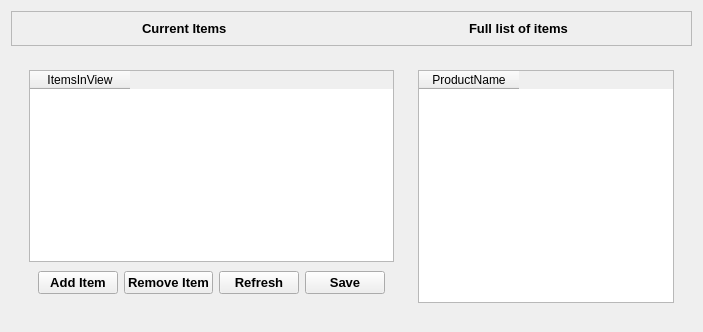
            <widget class="QWidget" name="EditItemsInViewPage">
             <layout class="QVBoxLayout" name="verticalLayout_27">
              <item>
               <widget class="QFrame" name="frame_21">
                <property name="font">
                 <font>
                  <pointsize>10</pointsize>
                 </font>
                </property>
                <property name="frameShape">
                 <enum>QFrame::StyledPanel</enum>
                </property>
                <property name="frameShadow">
                 <enum>QFrame::Raised</enum>
                </property>
                <layout class="QHBoxLayout" name="horizontalLayout_28">
                 <item alignment="Qt::AlignHCenter">
                  <widget class="QLabel" name="label_22">
                   <property name="font">
                    <font>
                     <pointsize>10</pointsize>
                     <weight>75</weight>
                     <bold>true</bold>
                    </font>
                   </property>
                   <property name="text">
                    <string>Current Items</string>
                   </property>
                  </widget>
                 </item>
                 <item alignment="Qt::AlignHCenter">
                  <widget class="QLabel" name="label_21">
                   <property name="font">
                    <font>
                     <pointsize>10</pointsize>
                     <weight>75</weight>
                     <bold>true</bold>
                    </font>
                   </property>
                   <property name="text">
                    <string>Full list of items</string>
                   </property>
                  </widget>
                 </item>
                </layout>
               </widget>
              </item>
              <item>
               <widget class="QWidget" name="widget_16" native="true">
                <layout class="QHBoxLayout" name="horizontalLayout_25">
                 <item alignment="Qt::AlignLeft">
                  <widget class="QWidget" name="widget_18" native="true">
                   <layout class="QVBoxLayout" name="verticalLayout_29">
                    <property name="spacing">
                     <number>0</number>
                    </property>
                    <item alignment="Qt::AlignTop">
                     <widget class="QTableWidget" name="ItemInViewTable">
                      <column>
                       <property name="text">
                        <string>ItemsInView</string>
                       </property>
                      </column>
                     </widget>
                    </item>
                    <item alignment="Qt::AlignLeft|Qt::AlignTop">
                     <widget class="QWidget" name="widget_19" native="true">
                      <layout class="QHBoxLayout" name="horizontalLayout_29">
                       <item>
                        <widget class="QPushButton" name="AddToItemsInView">
                         <property name="font">
                          <font>
                           <pointsize>10</pointsize>
                           <weight>75</weight>
                           <bold>true</bold>
                          </font>
                         </property>
                         <property name="cursor">
                          <cursorShape>PointingHandCursor</cursorShape>
                         </property>
                         <property name="text">
                          <string>Add Item</string>
                         </property>
                         <property name="icon">
                          <iconset resource="QSS/QSS_Resources.qrc">
                           <normaloff>:/icons/Icons/plus.png</normaloff>:/icons/Icons/plus.png</iconset>
                         </property>
                        </widget>
                       </item>
                       <item>
                        <widget class="QPushButton" name="RemoveFromItemsInView">
                         <property name="font">
                          <font>
                           <pointsize>10</pointsize>
                           <weight>75</weight>
                           <bold>true</bold>
                          </font>
                         </property>
                         <property name="cursor">
                          <cursorShape>PointingHandCursor</cursorShape>
                         </property>
                         <property name="text">
                          <string>Remove Item</string>
                         </property>
                         <property name="icon">
                          <iconset resource="QSS/QSS_Resources.qrc">
                           <normaloff>:/icons/Icons/minus.png</normaloff>:/icons/Icons/minus.png</iconset>
                         </property>
                        </widget>
                       </item>
                       <item>
                        <widget class="QPushButton" name="RefreshItemsInView">
                         <property name="font">
                          <font>
                           <pointsize>10</pointsize>
                           <weight>75</weight>
                           <bold>true</bold>
                          </font>
                         </property>
                         <property name="cursor">
                          <cursorShape>PointingHandCursor</cursorShape>
                         </property>
                         <property name="text">
                          <string>Refresh</string>
                         </property>
                         <property name="icon">
                          <iconset resource="QSS/QSS_Resources.qrc">
                           <normaloff>:/icons/Icons/refresh-ccw.png</normaloff>:/icons/Icons/refresh-ccw.png</iconset>
                         </property>
                        </widget>
                       </item>
                       <item>
                        <widget class="QPushButton" name="SaveItemsInView">
                         <property name="font">
                          <font>
                           <pointsize>10</pointsize>
                           <weight>75</weight>
                           <bold>true</bold>
                          </font>
                         </property>
                         <property name="cursor">
                          <cursorShape>PointingHandCursor</cursorShape>
                         </property>
                         <property name="text">
                          <string>Save</string>
                         </property>
                         <property name="icon">
                          <iconset resource="QSS/QSS_Resources.qrc">
                           <normaloff>:/icons/Icons/save.png</normaloff>:/icons/Icons/save.png</iconset>
                         </property>
                        </widget>
                       </item>
                      </layout>
                     </widget>
                    </item>
                   </layout>
                  </widget>
                 </item>
                 <item>
                  <widget class="QWidget" name="widget_17" native="true">
                   <layout class="QVBoxLayout" name="verticalLayout_28">
                    <item>
                     <widget class="QTableWidget" name="AllModelItemsTable">
                      <column>
                       <property name="text">
                        <string>ProductName</string>
                       </property>
                      </column>
                     </widget>
                    </item>
                   </layout>
                  </widget>
                 </item>
                </layout>
               </widget>
              </item>
             </layout>
            </widget>
